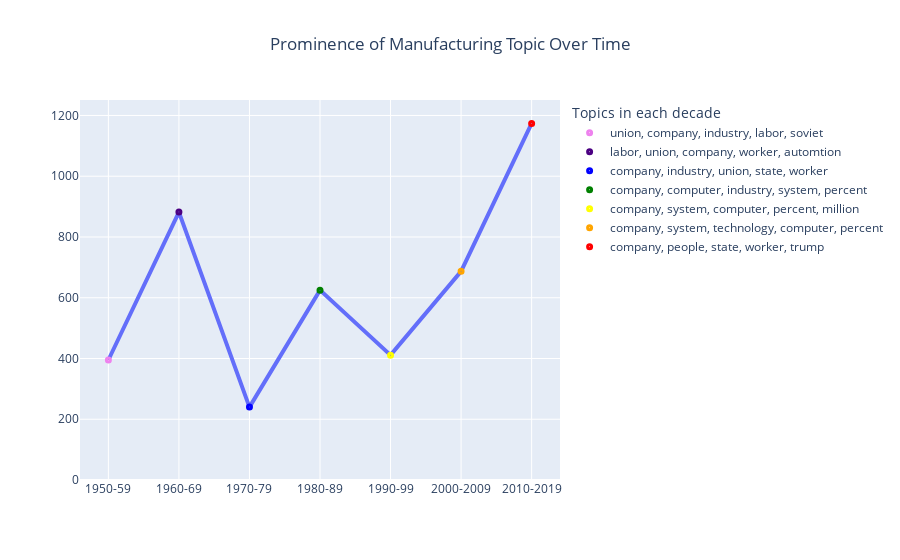

The notebook cell saved with this chart:
### Markdown cell above
# Method 4

### Code cell
fig = go.Figure()
topics =['union, company, industry, labor, soviet',
         'labor, union, company, worker, automtion',
         'company, industry, union, state, worker',
         'company, computer, industry, system, percent',
         'company, system, computer, percent, million',
         'company, system, technology, computer, percent',
         'company, people, state, worker, trump']
colors = ['violet', 'indigo', 'blue', 'green', 'yellow', 'orange', 'red']
data = [
        go.Scatter(
            mode="lines+markers",
            x=df['year'],
            y=df['value'],
            marker=dict(size=7, color=df['color'], symbol='circle-dot'),
            showlegend= False
        ),

        #Custom Legend
        go.Scatter(
            x=[None],
            y=[None],
            mode="markers",
            name=topics[0],
            marker=dict(size=7, color=colors[0], symbol='circle-dot'),
        ),
        go.Scatter(
            x=[None],
            y=[None],
            mode="markers",
            name=topics[1],
            marker=dict(size=7, color=colors[1], symbol='circle-dot'),
        ),
        go.Scatter(
            x=[None],
            y=[None],
            mode="markers",
            name=topics[2],
            marker=dict(size=7, color=colors[2], symbol='circle-dot'),
        ),
        go.Scatter(
            x=[None],
            y=[None],
            mode="markers",
            name=topics[3],
            marker=dict(size=7, color=colors[3], symbol='circle-dot'),
        ),
        go.Scatter(
            x=[None],
            y=[None],
            mode="markers",
            name=topics[4],
            marker=dict(size=7, color=colors[4], symbol='circle-dot'),
        ),
        go.Scatter(
            x=[None],
            y=[None],
            mode="markers",
            name=topics[5],
            marker=dict(size=7, color=colors[5], symbol='circle-dot'),
        ),
        go.Scatter(
            x=[None],
            y=[None],
            mode="markers",
            name=topics[6],
            marker=dict(size=7, color=colors[6], symbol='circle-dot'),
        )
    ]

fig = go.Figure(data=data)
fig.update_layout(height=500, title_x=0.5, title_text='Prominence of Manufacturing Topic Over Time', legend_title="Topics in each decade")
fig.update_xaxes(tickmode='linear')
fig.update_xaxes(rangemode="tozero")
fig.update_yaxes(rangemode="tozero")
fig.update_traces(line=dict(width=4))
fig.show()

### Figure 1 — Plotly figure (JSON) as saved in the notebook; plotly's stock layout.template omitted (floating-point values rounded to 4 significant figures)
{"data": [{"line": {"width": 4}, "marker": {"color": ["violet", "indigo", "blue", "green", "yellow", "orange", "red"], "size": 7, "symbol": "circle-dot"}, "mode": "lines+markers", "showlegend": false, "type": "scatter", "x": ["1950-59", "1960-69", "1970-79", "1980-89", "1990-99", "2000-2009", "2010-2019"], "y": [395, 882, 240, 625, 411, 687, 1174]}, {"line": {"width": 4}, "marker": {"color": "violet", "size": 7, "symbol": "circle-dot"}, "mode": "markers", "name": "union, company, industry, labor, soviet", "type": "scatter", "x": [null], "y": [null]}, {"line": {"width": 4}, "marker": {"color": "indigo", "size": 7, "symbol": "circle-dot"}, "mode": "markers", "name": "labor, union, company, worker, automtion", "type": "scatter", "x": [null], "y": [null]}, {"line": {"width": 4}, "marker": {"color": "blue", "size": 7, "symbol": "circle-dot"}, "mode": "markers", "name": "company, industry, union, state, worker", "type": "scatter", "x": [null], "y": [null]}, {"line": {"width": 4}, "marker": {"color": "green", "size": 7, "symbol": "circle-dot"}, "mode": "markers", "name": "company, computer, industry, system, percent", "type": "scatter", "x": [null], "y": [null]}, {"line": {"width": 4}, "marker": {"color": "yellow", "size": 7, "symbol": "circle-dot"}, "mode": "markers", "name": "company, system, computer, percent, million", "type": "scatter", "x": [null], "y": [null]}, {"line": {"width": 4}, "marker": {"color": "orange", "size": 7, "symbol": "circle-dot"}, "mode": "markers", "name": "company, system, technology, computer, percent", "type": "scatter", "x": [null], "y": [null]}, {"line": {"width": 4}, "marker": {"color": "red", "size": 7, "symbol": "circle-dot"}, "mode": "markers", "name": "company, people, state, worker, trump", "type": "scatter", "x": [null], "y": [null]}], "layout": {"autosize": true, "legend": {"title": {"text": "Topics in each decade"}}, "title": {"text": "Prominence of Manufacturing Topic Over Time", "x": 0.5}, "xaxis": {"autorange": true, "range": [-0.3853, 6.385], "rangemode": "tozero", "tickmode": "linear", "type": "category"}, "yaxis": {"autorange": true, "range": [0, 1254.0], "rangemode": "tozero", "type": "linear"}}}
